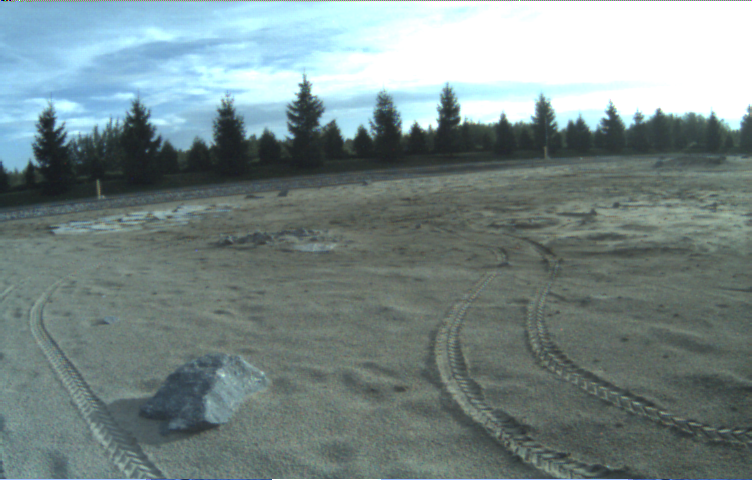
#> input picture data/omni_image0/image_for_stitching.png, 752 x 480 px
$ python main2.py
#> lines starting #> are read from the running program, lines starting #| are printed output that depends on the picture
### src/sift_matchers.py
import cv2 as cv
import numpy as np

'''
Create a feature matching class Using OpenCV SIFT Detector and Brute Force Matching
'''

class sift_matcher:
	def __init__(self):
		self.sift = cv.SIFT_create()
		self.bf = cv.BFMatcher()

	# use adaptive_histogram_equilization to make the matching better
	# [7 lines left out: function adaptive_histogram_equilization, not called in this run]


	def feature_matching(self,img1, img2):
		# Initiate SIFT detector
		sift = cv.SIFT_create()
		# find the keypoints and descriptors with SIFT
		kp1, des1 = sift.detectAndCompute(img1,None)
		kp2, des2 = sift.detectAndCompute(img2,None)
		# FLANN parameters
		FLANN_INDEX_KDTREE = 1
		index_params = dict(algorithm = FLANN_INDEX_KDTREE, trees = 5)
		search_params = dict(checks=50)   # or pass empty dictionary
		flann = cv.FlannBasedMatcher(index_params,search_params)
		matches2to1 = flann.knnMatch(des2,des1,k=2)

		matchesMask_ratio = [[0,0] for i in range(len(matches2to1))]
		match_dict = {}
		for i,(m,n) in enumerate(matches2to1):
			if m.distance < 0.7*n.distance:
				matchesMask_ratio[i]=[1,0]
				match_dict[m.trainIdx] = m.queryIdx

		# perform reciprocal matching to ensure better matches
		good = []
		recip_matches = flann.knnMatch(des1,des2,k=2)
		matchesMask_ratio_recip = [[0,0] for i in range(len(recip_matches))]

		for i,(m,n) in enumerate(recip_matches):
			if m.distance < 0.7*n.distance: # ratio
				if m.queryIdx in match_dict and match_dict[m.queryIdx] == m.trainIdx:
					good.append(m)
					matchesMask_ratio_recip[i]=[1,0]

		draw_params = dict(matchColor = (0,255,0), singlePointColor = (255,0,0), matchesMask = matchesMask_ratio_recip, flags = 0)
		img3 = cv.drawMatchesKnn(img1,kp1,img2,kp2,recip_matches,None,**draw_params)
		cv.imshow("warped", img3)
		cv.waitKey()

		pts1,pts2 =([ kp1[m.queryIdx].pt for m in good ],[ kp2[m.trainIdx].pt for m in good ])

		src_pts = np.float32(pts1).reshape(-1,1,2)
		dst_pts = np.float32(pts2).reshape(-1,1,2)

		M, mask = cv.estimateAffine2D(src_pts, dst_pts, cv.RANSAC, ransacReprojThreshold=5.0)

		return M

### src/main2.py
import numpy as np
import cv2 as cv
import sys
from sift_matchers import *
import time
from matplotlib.path import Path
import math

class Stitch:

    def __init__(self,input):
        self.imgUsed = input
        stitch = [cv.imread('../data/omni_image'+str(i)+'/image_for_stitching.png') for i in range(10)]
#> stitch = 10 items
        self.images = [img for img in stitch]
#> self.images = 10 items
        self.matcher = sift_matcher()
        # self.prepare_lists()
        self.left_list = [self.images[i] for i in [0,8,6,4,2]]
#> self.left_list = 5 items

        # camera intrinsics known
        K0 = np.array([[482.047,0,373.237],[0,485.211,211.02],[0,0,1]])
        K1 = np.array([[479.429,0,367.111],[0,482.666,230.626],[0,0,1]])
        K2 = np.array([[483.259,0,340.948],[0,486.027,204.701],[0,0,1]])
        K3 = np.array([[483.895,0,375.161],[0,486.584,220.184],[0,0,1]])
        K4 = np.array([[473.571,0,378.17],[0,477.53,212.577],[0,0,1]])
        K5 = np.array([[473.368,0,371.65],[0,477.558,204.79],[0,0,1]])
        K6 = np.array([[476.784,0,381.798],[0,479.991,205.64],[0,0,1]])
        K7 = np.array([[480.086,0,361.268],[0,483.581,221.179],[0,0,1]])
        K8 = np.array([[478.614,0,377.363],[0,481.574,194.839],[0,0,1]])
        K9 = np.array([[480.918,0,386.897],[0,484.086,206.923],[0,0,1]])
        self.K = [K0,K1,K2,K3,K4,K5,K6,K7,K8,K9]

    # [13 lines left out: function prepare_lists, not called in this run]

    def cylindricalWarp(self,img, K):
        """This function returns the cylindrical warp for a given image and intrinsics matrix K"""
        h_,w_ = img.shape[:2]
        # pixel coordinates
        y_i, x_i = np.indices((h_,w_))
        X = np.stack([x_i,y_i,np.ones_like(x_i)],axis=-1).reshape(h_*w_,3) # to homog
        Kinv = np.linalg.inv(K)
        X = Kinv.dot(X.T).T # normalized coords
        # calculate cylindrical coords (sin\theta, h, cos\theta)
        A = np.stack([np.sin(X[:,0]),X[:,1],np.cos(X[:,0])],axis=-1).reshape(w_*h_,3)
        B = K.dot(A.T).T # project back to image-pixels plane
        # back from homog coords
        B = B[:,:-1] / B[:,[-1]]
        # make sure warp coords only within image bounds
        B[(B[:,0] < 0) | (B[:,0] >= w_) | (B[:,1] < 0) | (B[:,1] >= h_)] = -1
        B = B.reshape(h_,w_,-1)

        img_rgba = cv.cvtColor(img,cv.COLOR_BGR2BGRA) # for transparent borders...
        # warp the image according to cylindrical coords
        return cv.remap(img_rgba, B[:,:,0].astype(np.float32), B[:,:,1].astype(np.float32), cv.INTER_AREA, borderMode=cv.BORDER_TRANSPARENT)


    def warpImages(self):

        img1, img2, img3 = self.images[6],self.images[4],self.images[8]
#> img1 is the input picture: shape (480, 752, 3); mean B, G, R 136.9, 137, 120.4

        m = np.ones_like(img3, dtype='float32')
        m1 = np.ones_like(img2, dtype='float32')

        input = [m,m1,img1, img2, img3]
        K = [8,4,6,4,8]
        for i in range(len(input)):
            h,w,_ = input[i].shape
            input[i] = self.cylindricalWarp(input[i],self.K[K[i]])
            input[i] = cv.copyMakeBorder(input[i],100,100,300,300, cv.BORDER_CONSTANT)
#> this loop made 5 passes
#> Kinv in cylindricalWarp on passes 1 to 5: [[0.00209, 0, -0.788], [0, 0.00208, -0.405], [0, 0, 1]], [[0.00211, 0, -0.799], [0, 0.00209, -0.445], [0, 0, 1]], [[0.0021, 0, -0.801], [0, 0.00208, -0.428], [0, 0, 1]], [[0.00211, 0, -0.799], [0, 0.00209, -0.445], [0, 0, 1]], [[0.00209, 0, -0.788], [0, 0.00208, -0.405], [0, 0, 1]]
#> pass 1, in cylindricalWarp, `y_i, x_i = np.indices((h_,w_))`:
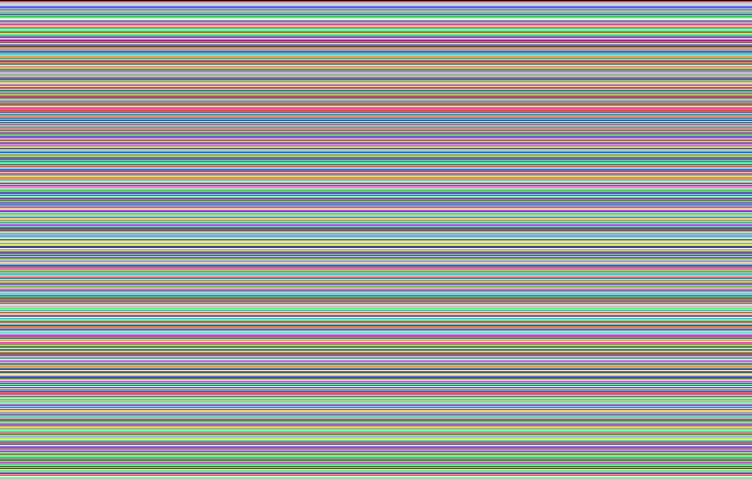
#> y_i: shape (480, 752) int64; 480 distinct labels, from 0 to 479; one colour per label, 0 black
#> pass 1, in cylindricalWarp, `y_i, x_i = np.indices((h_,w_))`:
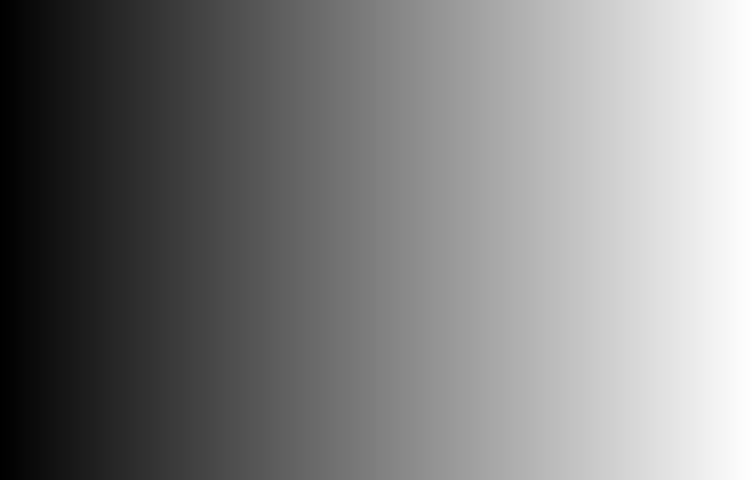
#> x_i: shape (480, 752) int64; min 0, max 751, mean 375.5; drawn with min black and max white
#> after the loop, input = 5 items

        M = self.matcher.feature_matching(input[-1],input[2])
#> in feature_matching, `kp1, des1 = sift.detectAndCompute(img1,None)`: kp1 = 915 keypoints; strongest (x, y, size): (937, 170, 107.7), (622, 578, 2.2), (705, 229, 7.8), (394, 174, 114.5)
#> in feature_matching, `kp2, des2 = sift.detectAndCompute(img2,None)`: kp2 = 814 keypoints; strongest (x, y, size): (936, 177, 85.8), (979, 219, 28.5), (995, 145, 3), (705, 228, 7.8)
#> in feature_matching, `kp2, des2 = sift.detectAndCompute(img2,None)`:
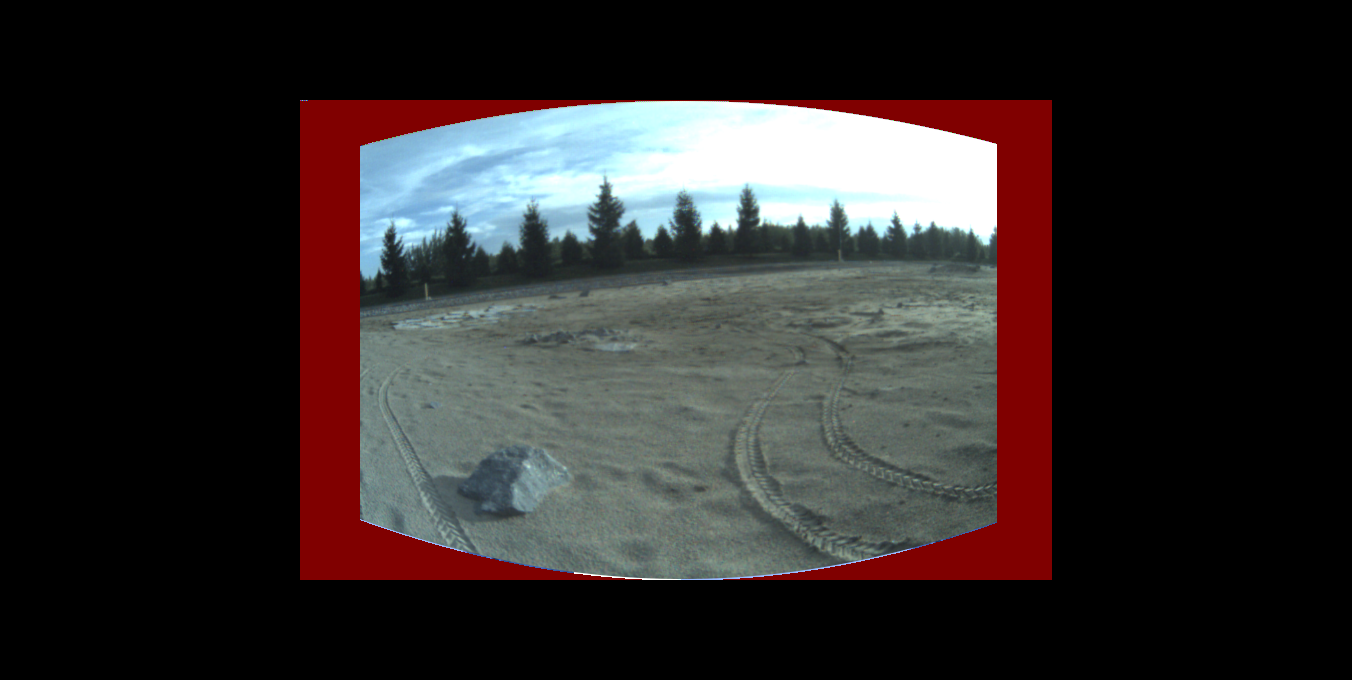
#> img2: shape (680, 1352, 4); mean of channels 0, 1, 2, 3 42.1, 42.3, 48, 83.9; drawn as B, G, R
#> in feature_matching, `matches2to1 = flann.knnMatch(des2,des1,k=2)`: matches2to1 = 814 matches
#> in feature_matching, `matchesMask_ratio = [[0,0] for i in range(len(matches2to1))]`: matchesMask_ratio = 814 pairs, first value 0 to 0, second value 0 to 0
#> after the loop in feature_matching, `for i,(m,n) in enumerate(matches2to1):`: match_dict = 562 items; matchesMask_ratio = 814 pairs, first value 0 to 1, second value 0 to 0
#> in feature_matching, `recip_matches = flann.knnMatch(des1,des2,k=2)`: recip_matches = 915 matches
#> in feature_matching, `matchesMask_ratio_recip = [[0,0] for i in range(len(recip_matches))]`: matchesMask_ratio_recip = 915 pairs, first value 0 to 0, second value 0 to 0
#> after the loop in feature_matching, `for i,(m,n) in enumerate(recip_matches):`: good = 559 matches; matchesMask_ratio_recip = 915 pairs, first value 0 to 1, second value 0 to 0
#> in feature_matching, `draw_params = dict(matchColor = (0,255,0), singlePointColor = (255,0,0..`: draw_params = 4 items
#> in feature_matching, `pts1,pts2 =([ kp1[m.queryIdx].pt for m in good ],[ kp2[m.trainIdx].pt ..`: pts1 = 559 pairs, first value 312.5 to 984.6, second value 150.6 to 568.9; pts2 = 559 pairs, first value 379.2 to 1048.6, second value 151.7 to 576.6
#> in feature_matching, `src_pts = np.float32(pts1).reshape(-1,1,2)`: src_pts = 559 rows, first 8: [312.5, 566.6], [377.3, 272.5], [378.5, 383.6], [379.7, 231.7], [380.9, 269], [380.9, 269], [382.8, 245.7], [383.9, 242.4]
#> in feature_matching, `dst_pts = np.float32(pts2).reshape(-1,1,2)`: dst_pts = 559 rows, first 8: [1048.6, 576.6], [379.2, 274.6], [380.3, 385.3], [381.4, 234.1], [382.7, 271.2], [382.7, 271.2], [384.5, 248], [385.6, 244.7]
#> in feature_matching, `M, mask = cv.estimateAffine2D(src_pts, dst_pts, cv.RANSAC, ransacRepro..`: M = [[0.999, 0.00033, 1.1], [0.000483, 1, 0.622]]; mask = 559 values, max 1 at index 1, min 0 at index 0, mean 0.996
#> M = [[0.999, 0.00033, 1.1], [0.000483, 1, 0.622]]
        M1 = self.matcher.feature_matching(input[-2],input[2])
#> in feature_matching (call 2), `kp1, des1 = sift.detectAndCompute(img1,None)`: kp1 = 922 keypoints; strongest (x, y, size): (934, 173, 106.6), (622, 578, 1.9), (609, 577, 2.9), (705, 229, 7.8)
#> in feature_matching (call 2), `kp1, des1 = sift.detectAndCompute(img1,None)`:
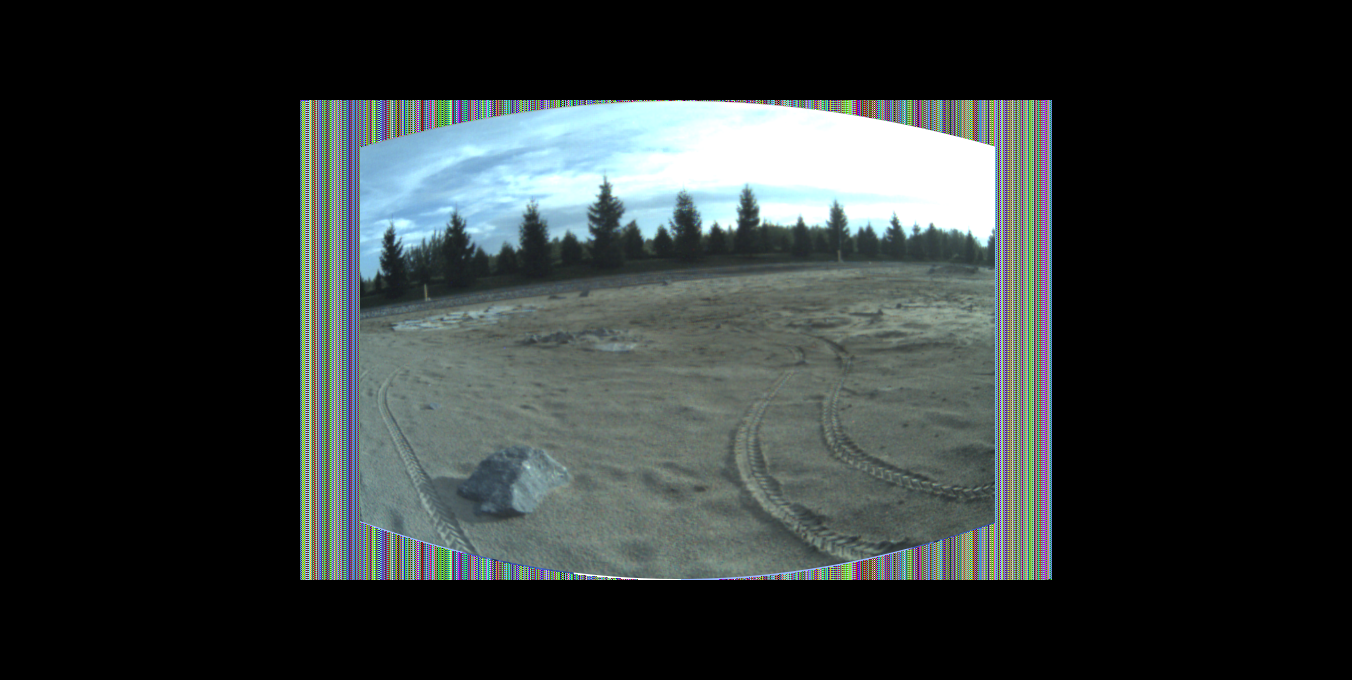
#> img1: shape (680, 1352, 4); mean of channels 0, 1, 2, 3 53.1, 53.5, 47.4, 87.3; drawn as B, G, R
#> in feature_matching (call 2), `matchesMask_ratio = [[0,0] for i in range(len(matches2to1))]`: matchesMask_ratio = 814 pairs, first value 0 to 0, second value 0 to 0
#> after the loop in feature_matching (call 2), `for i,(m,n) in enumerate(matches2to1):`: match_dict = 564 items; matchesMask_ratio = 814 pairs, first value 0 to 1, second value 0 to 0
#> in feature_matching (call 2), `recip_matches = flann.knnMatch(des1,des2,k=2)`: recip_matches = 922 matches
#> in feature_matching (call 2), `matchesMask_ratio_recip = [[0,0] for i in range(len(recip_matches))]`: matchesMask_ratio_recip = 922 pairs, first value 0 to 0, second value 0 to 0
#> after the loop in feature_matching (call 2), `for i,(m,n) in enumerate(recip_matches):`: good = 561 matches; matchesMask_ratio_recip = 922 pairs, first value 0 to 1, second value 0 to 0
#> in feature_matching (call 2), `img3 = cv.drawMatchesKnn(img1,kp1,img2,kp2,recip_matches,None,**draw_p..`:
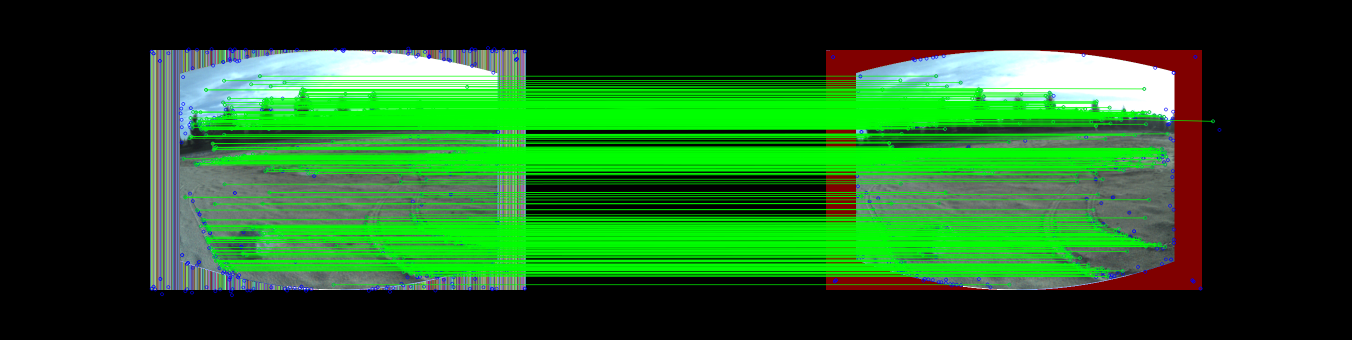
#> img3: shape (680, 2704, 4) (shown at 1/2 size); mean of channels 0, 1, 2, 3 31.9, 88.7, 31.6, 52.5; drawn as B, G, R
#> in feature_matching (call 2), `pts1,pts2 =([ kp1[m.queryIdx].pt for m in good ],[ kp2[m.trainIdx].pt ..`: pts1 = 561 pairs, first value 366.8 to 1091.2, second value 151.9 to 568.9; pts2 = 561 pairs, first value 367.5 to 1073.5, second value 151.7 to 568.9
#> in feature_matching (call 2), `src_pts = np.float32(pts1).reshape(-1,1,2)`: src_pts = 561 rows, first 8: [366.8, 317.1], [370.1, 394.1], [370.1, 394.1], [378.4, 276], [380.7, 235.4], [381.9, 272.5], [381.9, 272.5], [383.7, 249.1]
#> in feature_matching (call 2), `dst_pts = np.float32(pts2).reshape(-1,1,2)`: dst_pts = 561 rows, first 8: [367.5, 315.7], [370.9, 392.6], [370.9, 392.6], [379.2, 274.6], [381.4, 234.1], [382.7, 271.2], [382.7, 271.2], [384.5, 248]
#> in feature_matching (call 2), `M, mask = cv.estimateAffine2D(src_pts, dst_pts, cv.RANSAC, ransacRepro..`: M = [[1, 0.00021, -0.0649], [0.000793, 1, -1.18]]; mask = 561 values, max 1 at index 0, min 0 at index 560, mean 0.998
#> M1 = [[1, 0.00021, -0.0649], [0.000793, 1, -1.18]]

        y,x,_ = input[2].shape
#> y = 680; x = 1352

        out1 = cv.warpAffine(input[-1], M, (x,y))
        out2 = cv.warpAffine(input[-2], M1, (x,y))
        out3 = cv.warpAffine(input[0], M, (x,y))
        out4 = cv.warpAffine(input[1], M1, (x,y))

        # [6 lines of commented-out code are left out]
        lpb = self.Laplacian_blending(out1,input[2],out3,4)
        lpb1 = self.Laplacian_blending(out2,lpb,out4,4)

        self.pano = lpb1
        cv.imshow("xxxxx", self.pano)
        cv.waitKey()

    # [49 lines left out: functions warpTwoImages, leftshift, not called in this run]

    def Laplacian_blending(self,img1,img2,mask,levels=4):

#> called with levels = 4
        G1 = img1.copy()
        G2 = img2.copy()
        GM = mask.copy()
        gp1 = [G1]
        gp2 = [G2]
        gpM = [GM]
        for i in range(levels):
            G1 = cv.pyrDown(G1)
            G2 = cv.pyrDown(G2)
            GM = cv.pyrDown(GM)
            gp1.append(np.float32(G1))
            gp2.append(np.float32(G2))
            gpM.append(np.float32(GM))
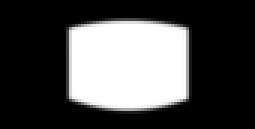
#> GM: shape (43, 85, 4) float32 (shown 3 times larger); mean of channels 0, 1, 2, 3 0.303, 0.303, 0.303, 0.303; drawn as B, G, R
#> after the loop, gp1 = 5 items; gp2 = 5 items; gpM = 5 items

        # generate Laplacian Pyramids for A,B and masks
        lp1  = [gp1[levels-1]] # the bottom of the Lap-pyr holds the last (smallest) Gauss level
        lp2  = [gp2[levels-1]]
        gpMr = [gpM[levels-1]]
        for i in range(levels-1,0,-1):
            # Laplacian: subtarct upscaled version of lower level from current level
            # to get the high frequencies
            L1 = np.subtract(gp1[i-1], cv.pyrUp(gp1[i]))
            L2 = np.subtract(gp2[i-1], cv.pyrUp(gp2[i]))
            lp1.append(L1)
            lp2.append(L2)
            gpMr.append(gpM[i-1]) # also reverse the masks
#> after the loop, gpMr = 4 items; lp1 = 4 items; lp2 = 4 items

        # Now blend images according to mask in each level
        LS = []
        for l1,l2,gm in zip(lp1,lp2,gpMr):
            ls = l1 * gm + l2 * (1.0 - gm)
            LS.append(ls)
#> this loop made 4 passes
#> after the loop, LS = 4 items

        # now reconstruct
        ls_ = LS[0]
        for i in range(1,levels):
            ls_ = cv.pyrUp(ls_)
            ls_ = cv.add(ls_, LS[i])

        return ls_

if __name__ == '__main__':

    # choose images based on camera config for stitching
    upper_row = [0,2,4,6,8]
    bottom_row = [1,3,5,7,9]
    All = [0,1,2,3,4,5,6,7,8,9]

    s = Stitch(upper_row)
    s.warpImages()
#> the loop in Laplacian_blending (call 2), `for i in range(levels-1,0,-1):` made 3 passes
#> pass 2, in Laplacian_blending (call 2), `L1 = np.subtract(gp1[i-1], cv.pyrUp(gp1[i]))`:
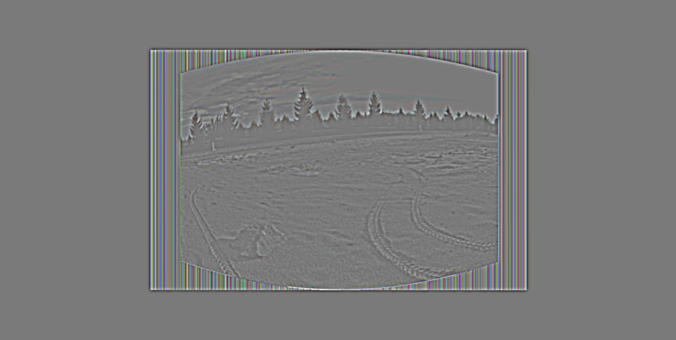
#> L1: shape (340, 676, 4) float32; mean of channels 0, 1, 2, 3 0, 0, 0, 0; drawn with min black and max white
#> the loop in Laplacian_blending (call 2), `for l1,l2,gm in zip(lp1,lp2,gpMr):` made 4 passes
    #s.leftshift()
    print ("done")
    # s.pano = s.pano[413:703,737:4534]
    # s.pano = cv.resize(s.pano,(2100,500),interpolation=cv.INTER_CUBIC)
    cv.imwrite("../testCyl.jpg", s.pano)
    print ("image written")
    cv.destroyAllWindows()
